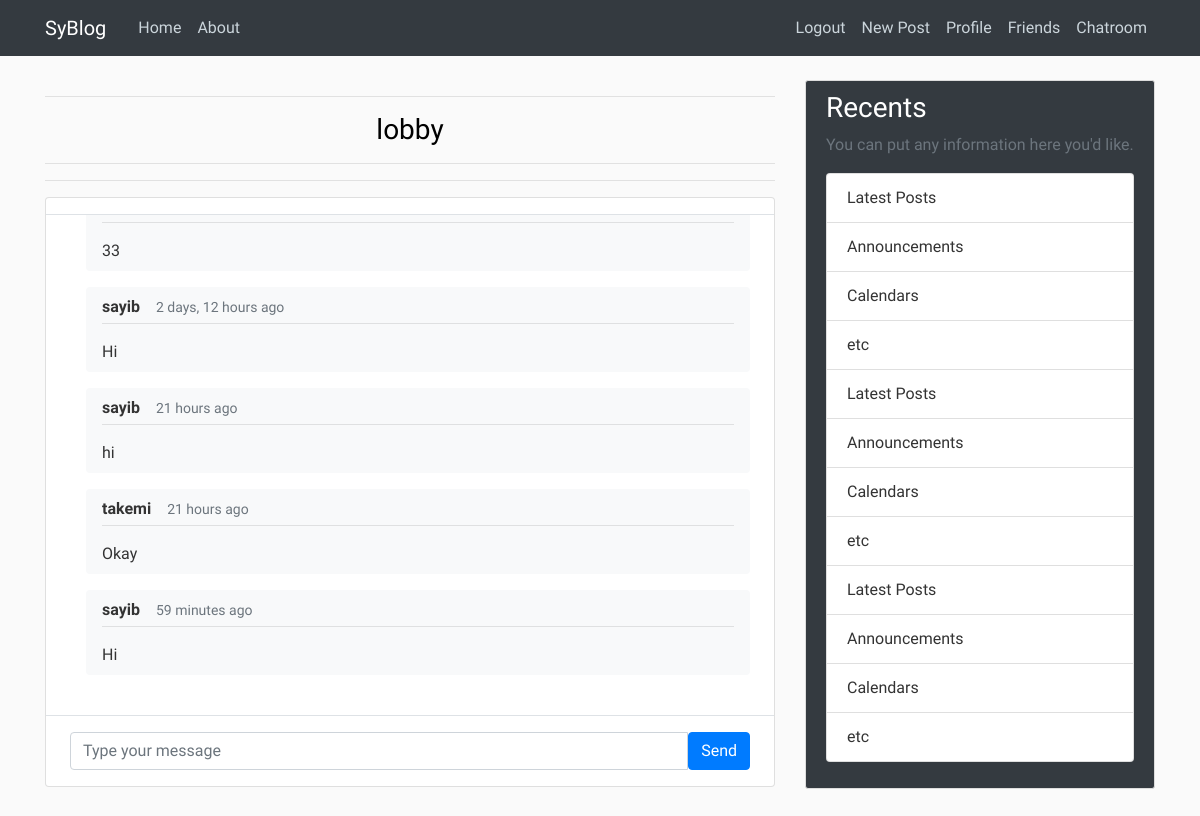
The app's page /chat/lobby/ (signed in) with its own data.
### chat/models.py (models this page shows, shortened)
class Group(models.Model):
    name = models.CharField(max_length=255)

class Message(models.Model):
    content = models.CharField(max_length=1000)
    author = models.ForeignKey(User, default=1, on_delete=models.CASCADE)
    timestamp = models.DateTimeField(auto_now=True)
    group = models.ForeignKey('Group', on_delete=models.CASCADE)
    def get_date(self):
        return humanize.naturaltime(self.timestamp)

### chat/views.py (the view)
# urls.py: path('<str:group_name>/', views.chatroom, name='chatroom'),
@login_required
def chatroom(request, group_name):
    group = Group.objects.filter(name=group_name).first()
    if(not group):
        alerts.success(request, f'No Group Of Name {group_name} exists')
        return redirect(Group.objects.filter(name='lobby').first())
    else:
        messages = Message.objects.filter(group=group)
        return render(request, 'chat/chatroom.html', {'group_name': group_name, 'chats':messages})

### friend/context_processors.py (called while the page is built)
def requests_to_base(requests):
    receivers = dict(Counter([req.receiver for req in FriendRequest.objects.all()]))
    return {'receivers': receivers}

### chat/templates/chat/chatroom.html (shortened to what this page needs)
{% extends "blog/base.html" %}
{% block content %}
    <main class="content">
    <div class="container p-0">
		<span style="text-align: center;">
            <hr>
			<h1 class="h3 mb-3">{{group_name}}</h1>
            <hr><hr>
        </span>
		<div class="card">
			<div class="row g-0">
				<div class="col-12 col-lg-7 col-xl-9">
					<div class="py-2 px-4 border-bottom d-none d-lg-block">
					</div>
					<div class="position-relative">
						<div id="msg-tab" class="chat-messages p-4">
                            {% for chat in chats %}
                                <div class="flex-shrink-1 bg-light rounded py-2 px-3 ml-3 mb-3">
									<div class="font-weight-bold mb-1">{{chat.author}}<small class="text-muted ml-3">{{ chat.get_date }}</small></div><hr style="margin-top: 0">
									{% autoescape off %}<span>{{chat.content|safe}}</span>{% endautoescape %}
								</div>
                            {% endfor %}
						</div>
					</div>
					<div class="flex-grow-0 py-3 px-4 border-top">
						<div class="input-group">
							<input id="chat-message-input" type="text" class="form-control" placeholder="Type your message">
							<button id="chat-message-submit" class="btn btn-primary">Send</button>
						</div>
					</div>
				</div>
			</div>
		</div>
	</div>
    </main>
{% endblock content %}

### blog/static/blog/main.css (style rules this page uses)
body { background: #fafafa; color: #333333; margin-top: 5rem; font-family: 'Quicksand'; }
h1, h2, h3, h4, h5, h6 { color:black; }
.chat-messages { display: flex; flex-direction: column; max-height: 500px; overflow-y: scroll }
.py-3 { padding-top: 1rem !important; padding-bottom: 1rem !important; }
.px-4 { padding-right: 1.5rem !important; padding-left: 1.5rem !important; }
.flex-grow-0 { flex-grow: 0 !important; }
.border-top { border-top: 1px solid #dee2e6 !important; }
.col-xl-9 { -ms-flex: 0 0 75%; flex: 100; max-width: 100%; }

### records on screen
Group: name "lobby"
Message: content "33"
Message: author "sayib", get_date "2 days, 12 hours ago", content "Hi"
Message: author "sayib", get_date "21 hours ago", content "hi"
Message: author "takemi", get_date "21 hours ago", content "Okay"
Message: author "sayib", get_date "59 minutes ago", content "Hi"
